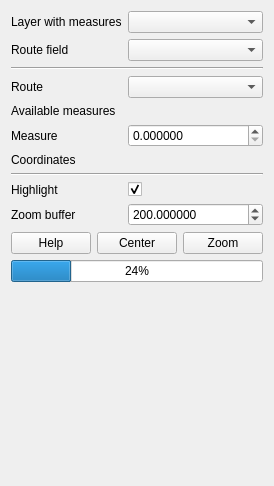
      <widget class="QWidget" name="locateTab">
       <attribute name="title">
        <string>Locate</string>
       </attribute>
       <layout class="QVBoxLayout" name="verticalLayout_8">
        <item>
         <layout class="QGridLayout" name="gridLayout_3">
          <item row="1" column="0">
           <widget class="QLabel" name="locateLrsRouteFieldLabel">
            <property name="text">
             <string>Route field</string>
            </property>
           </widget>
          </item>
          <item row="7" column="1">
           <widget class="QComboBox" name="locateRouteCombo">
            <property name="sizePolicy">
             <sizepolicy hsizetype="Expanding" vsizetype="Fixed">
              <horstretch>0</horstretch>
              <verstretch>0</verstretch>
             </sizepolicy>
            </property>
           </widget>
          </item>
          <item row="0" column="1">
           <widget class="QComboBox" name="locateLrsLayerCombo"/>
          </item>
          <item row="10" column="1">
           <widget class="QLabel" name="locateCoordinates">
            <property name="text">
             <string>&lt;coordinates&gt;</string>
            </property>
            <property name="textInteractionFlags">
             <set>Qt::LinksAccessibleByMouse|Qt::TextSelectableByMouse</set>
            </property>
           </widget>
          </item>
          <item row="11" column="0" colspan="2">
           <widget class="Line" name="line_6">
            <property name="orientation">
             <enum>Qt::Horizontal</enum>
            </property>
           </widget>
          </item>
          <item row="12" column="1">
           <widget class="QCheckBox" name="locateHighlightCheckBox">
            <property name="text">
             <string/>
            </property>
            <property name="checked">
             <bool>true</bool>
            </property>
           </widget>
          </item>
          <item row="10" column="0">
           <widget class="QLabel" name="locateCoordinatesLabel">
            <property name="text">
             <string>Coordinates</string>
            </property>
           </widget>
          </item>
          <item row="9" column="0">
           <widget class="QLabel" name="locateMeasureLabel">
            <property name="text">
             <string>Measure</string>
            </property>
           </widget>
          </item>
          <item row="9" column="1">
           <widget class="QDoubleSpinBox" name="locateMeasureSpin">
            <property name="decimals">
             <number>6</number>
            </property>
            <property name="maximum">
             <double>1000000.000000000000000</double>
            </property>
            <property name="singleStep">
             <double>1.000000000000000</double>
            </property>
           </widget>
          </item>
          <item row="13" column="1">
           <widget class="QDoubleSpinBox" name="locateBufferSpin">
            <property name="toolTip">
             <string>Buffer around event in map units used for zoom.</string>
            </property>
            <property name="decimals">
             <number>6</number>
            </property>
            <property name="maximum">
             <double>1000000.000000000000000</double>
            </property>
            <property name="singleStep">
             <double>50.000000000000000</double>
            </property>
            <property name="value">
             <double>200.000000000000000</double>
            </property>
           </widget>
          </item>
          <item row="8" column="1">
           <widget class="QLabel" name="locateRanges">
            <property name="text">
             <string>&lt;measures&gt;</string>
            </property>
            <property name="wordWrap">
             <bool>true</bool>
            </property>
            <property name="textInteractionFlags">
             <set>Qt::LinksAccessibleByMouse|Qt::TextSelectableByMouse</set>
            </property>
           </widget>
          </item>
          <item row="0" column="0">
           <widget class="QLabel" name="locateLrsLayerLabel">
            <property name="text">
             <string>Layer with measures</string>
            </property>
           </widget>
          </item>
          <item row="1" column="1">
           <widget class="QComboBox" name="locateLrsRouteFieldCombo"/>
          </item>
          <item row="5" column="0" colspan="2">
           <widget class="Line" name="line_7">
            <property name="orientation">
             <enum>Qt::Horizontal</enum>
            </property>
           </widget>
          </item>
          <item row="7" column="0">
           <widget class="QLabel" name="locateRouteLabel">
            <property name="text">
             <string>Route</string>
            </property>
           </widget>
          </item>
          <item row="8" column="0">
           <widget class="QLabel" name="locateRangesLabel">
            <property name="text">
             <string>Available measures</string>
            </property>
           </widget>
          </item>
          <item row="13" column="0">
           <widget class="QLabel" name="locateBufferLabel">
            <property name="toolTip">
             <string>Buffer around event in map units used for zoom.</string>
            </property>
            <property name="text">
             <string>Zoom buffer</string>
            </property>
           </widget>
          </item>
          <item row="12" column="0">
           <widget class="QLabel" name="locateHighlightLabel">
            <property name="text">
             <string>Highlight</string>
            </property>
           </widget>
          </item>
         </layout>
        </item>
        <item>
         <layout class="QHBoxLayout" name="horizontalLayout_5">
          <item>
           <widget class="QPushButton" name="locateHelpButton">
            <property name="text">
             <string>Help</string>
            </property>
           </widget>
          </item>
          <item>
           <widget class="QPushButton" name="locateCenterButton">
            <property name="text">
             <string>Center</string>
            </property>
           </widget>
          </item>
          <item>
           <widget class="QPushButton" name="locateZoomButton">
            <property name="text">
             <string>Zoom</string>
            </property>
           </widget>
          </item>
         </layout>
        </item>
        <item>
         <widget class="QProgressBar" name="locateProgressBar">
          <property name="value">
           <number>24</number>
          </property>
         </widget>
        </item>
        <item>
         <spacer name="verticalSpacer_5">
          <property name="orientation">
           <enum>Qt::Vertical</enum>
          </property>
          <property name="sizeHint" stdset="0">
           <size>
            <width>20</width>
            <height>193</height>
           </size>
          </property>
         </spacer>
        </item>
       </layout>
      </widget>
